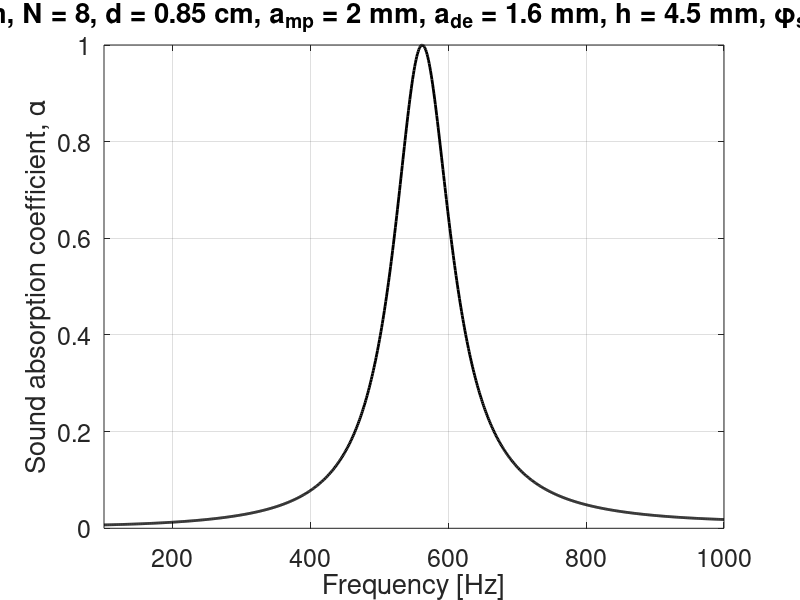

Reproduce this figure in MATLAB.
% https://github.com/augucarv
%
% This code implements the following paper: 
%
% LECLAIRE, Philippe et al. Acoustical properties of air-saturated porous 
% material with periodically distributed dead-end pores a. The Journal of 
% the Acoustical Society of America, v. 137, n. 4, p. 1772-1782, 2015.
% _________________________________________________________________________
clear all
f = 100:1:1000;                                                             % Frequency range [Hz]

%% Air properties at 20°C

Temp = 273.15;                                                              % Temperature [K]
eta = -8.38278E-7+8.35717342E-8*Temp^1-7.69429583E-11*Temp^2+...
    4.6437266E-14*Temp^3-1.06585607E-17*Temp^4;
Cp = 1047.63657-0.372589265*Temp^1+9.45304214E-4*Temp^2-...
    6.02409443E-7*Temp^3+1.2858961E-10*Temp^4;                              % Specific heat [kJ/kg.K]
ka = -0.00227583562+1.15480022E-4*Temp^1-7.90252856E-8*Temp^2+...
    4.11702505E-11*Temp^3-7.43864331E-15*Temp^4;                            % Thermal conductivity
P0 = 101325;                                                                % Atmospheric pressure [Pa]

rho0 = 1.204;                                                               % Air density [kg/m^3]
c0 = sqrt(1.4*287*(Temp));                                                  % Speed of sound [m/s]                                                                % Velocidade do som no ar [m/s]
z0 = rho0*c0;                                                               % Characteristic impedance of air [Rayls]
ni = 1.511e-5;                                                              % Bulk viscosity [Pa.s]
gamma = 1.42;                                                               % Cp/Cv [adimensional]
Pr = (ni*Cp)/ka;                                                            % Prandtl's number

%% Dimensions

amp = 2e-3;                                                                 % Main pore's radius [mm]
ade = 1.6e-3;                                                               % DE pore's radius [mm]
Lmp = 4.5e-2;                                                               % Main pore's length [cm]
d = 0.85e-2;                                                                % DE pore's length [cm]

h = 4.5e-3;                                                                 % Spacing between DE's pores [cm]
N = 8;                                                                      % Number of DE pores per node
n = 10;                                                                     % Number of full periods

omega = 2*pi*f;                                                             % Angular frequency [rad/s]

%% Caracter�sticas do poro principal (Biot's Domain)

Amp = pi*amp^2;                                                             % Main pore's cross section area [mm^2]
sigma_mp = (8*ni)/(amp^2);                                                  % Flux resistivity [Pa.s/N]
ka_mp = (amp^2)/8;                                                          % Thermal permeability [W/mK]
Lambda_mp = amp;                                                            % Viscous characteristic length [mm]
Lambdal_mp = amp;                                                           % Thermal characteristic length [mm]
omegal_mp = omega.*sqrt(Pr);
omegab_mp = ((sigma_mp^2)*(Lambda_mp^2))./(4*1*rho0*ni);
omegalb_mp = (Lambdal_mp^2)./(4*rho0*ka_mp^2);
rho_mp = rho0*1*(1+(sigma_mp./(-1i*omega*rho0)).*...                        % Effective density 
    sqrt(1+(-1i*omega./omegab_mp)));                                        % Eq. (38)
C_mp = (1/(rho0*c0^2))*(gamma-((gamma-1)./...                               % Effective compressibility
    (1+(ni./(-1i*omegal_mp*rho0*ka_mp)).*...                                % Eq. (39)
    sqrt(1+(-1i*omegal_mp/omegalb_mp)))));
Zmp = sqrt(rho_mp./C_mp);                                                   % Impedance
kmp = omega.*sqrt(rho_mp.*C_mp);                                            % Dissipative wavenumber

%% DE pores

Ade = pi*ade^2;                                                             % Cross section area [mm^2]
sigma_de = 8*ni/(ade^2);                                                    % Flux resistivity [Pa.s/N]
ka_de = (ade^2)/8;                                                          % Thermal permeability [W/mK]
Lambda_de = ade;                                                            % Viscous characteristic length [mm]
Lambdal_de = ade;                                                           % Thermal characteristic length [mm]
omegal_de = omega*sqrt(Pr);
omegab_de = (sigma_de^2)*(Lambda_de^2)/(4*1*rho0*ni);
omegalb_de = (Lambdal_de^2)/(4*rho0*ka_de^2);
rho_de = rho0*1*(1+(sigma_de./(-1i*omega*rho0)).*...                        % Effective density
    sqrt(1+(-1i*omega./omegab_de)));
C_de = (1/(rho0*c0^2))*(gamma-((gamma-1)./...                               % Effective compressibility
    (1+(ni./(-1i*omegal_de*rho0*ka_de)).*...
    sqrt(1+(-1i*omegal_de/omegalb_de)))));
Zde = sqrt(rho_de./C_de);                                                   % Effective impedance
kde = omega.*sqrt(rho_de.*C_de);                                            % Dissipative wavenumber

%% TMM

X = 1i*(N/2)*(Ade/Amp)*(Zmp/Zde).*tan(kde.*d);                              % Periodicity impedance - Eq. (4)
qh = (acos(cos(kmp*h)+1i*X.*sin(kmp*h)))./h;                                % Bloch's wavenumber - Eq. (1)

%% LFA

q = kmp.*sqrt(1+((2*X)./(1i*kmp*h)));                                       % Bloch's wavenumber - Eq. (32)

%% Sound absorption coefficient - TMM

y = exp(1i*kmp*h);                                                          % Eq. (6)

for i = 1:length(f)
Tc_temp = [(1+X(i))*y(i)  X(i)                                              % Eq. (7)
          -X(i)  (1-X(i))/y(i)];
Tc(i) = struct('Tc',Tc_temp);
M(i) = struct('M',Tc_temp^n);                                               % Eq. (8)
end

for i = 1:length(f)
rn_inf(i) = -(M(i).M(2,1))./(M(i).M(2,2));                                  % reflection coefficient, infinite main pore - Eq. (10a)
alpha_inf(i) = 1-abs(rn_inf(i)).^2;                                         % absorption coefficient, infinite main pore - Eq. (19)
rn_hb(i) = (M(i).M(1,1)-M(i).M(2,1))/(M(i).M(2,2)-M(i).M(1,2));             % reflection coefficient, hardbacked main pore - Eq. (12)
alpha_hb_TMM(i) = 1-abs(rn_hb(i)).^2;                                       % absorption coefficient, hardbacked main pore - Eq. (19)
end

clearvars  Tc_temp
%% SLAB

A = pi*(13.25e-3)^2;

phi = Amp/A;
                                                                            % Perforation rate - Eq. (13)
phil = phi*(z0./Zmp);                                                           

for i = 1:length(f)
   T_temp = [((1+phil(i))/(2*phi))       -((1-phil(i))/(2*phi))             % Eq. (15)
            -((1-phil(i))/(2*phil(i)))   ((1+phil(i))/(2*phil(i)))];
   T(i) = struct('T',T_temp);
end

for i = 1:length(f)
   Mil_temp = M(i).M*T(i).T;                                                % Eq. (18)
   Mil(i) = struct('Mil',Mil_temp);
end

for i =1:length(f)
    Rn(i) = -Mil(i).Mil(2,1)./Mil(i).Mil(2,2);                              % ref. coef. open slab - Eq. (16a)
    Rnil(i) = (Mil(i).Mil(1,1)-Mil(i).Mil(2,1))./...                        % ref. coef. hb slab - Eq. (17)
        (Mil(i).Mil(2,2)-Mil(i).Mil(1,2));
    alpha_hb_slab(i) = 1-abs(Rnil(i).^2);                                   % abs. coef. hardbacked main pore - Eq. (19)
end
clearvars  T_temp Mil_temp

%% Plot

figure()

plot(f,alpha_hb_slab,'-k','linewidth',2)
set(gca,'fontsize',18)
xlabel('Frequency [Hz]')
ylabel('Sound absorption coefficient, \alpha')
grid on
xlim([min(f) max(f)])
ylim([0 1])
title(['L = ' num2str(Lmp*100) ' cm, N = ' num2str(N) ', d = ' num2str(d*100) ' cm, a_{mp} = ' num2str(amp*1000) ' mm, a_{de} = ' num2str(ade*1000) ' mm, ' 'h = ' num2str(h*1000) ' mm, \phi_s = ' num2str(phi*100) ' %'])